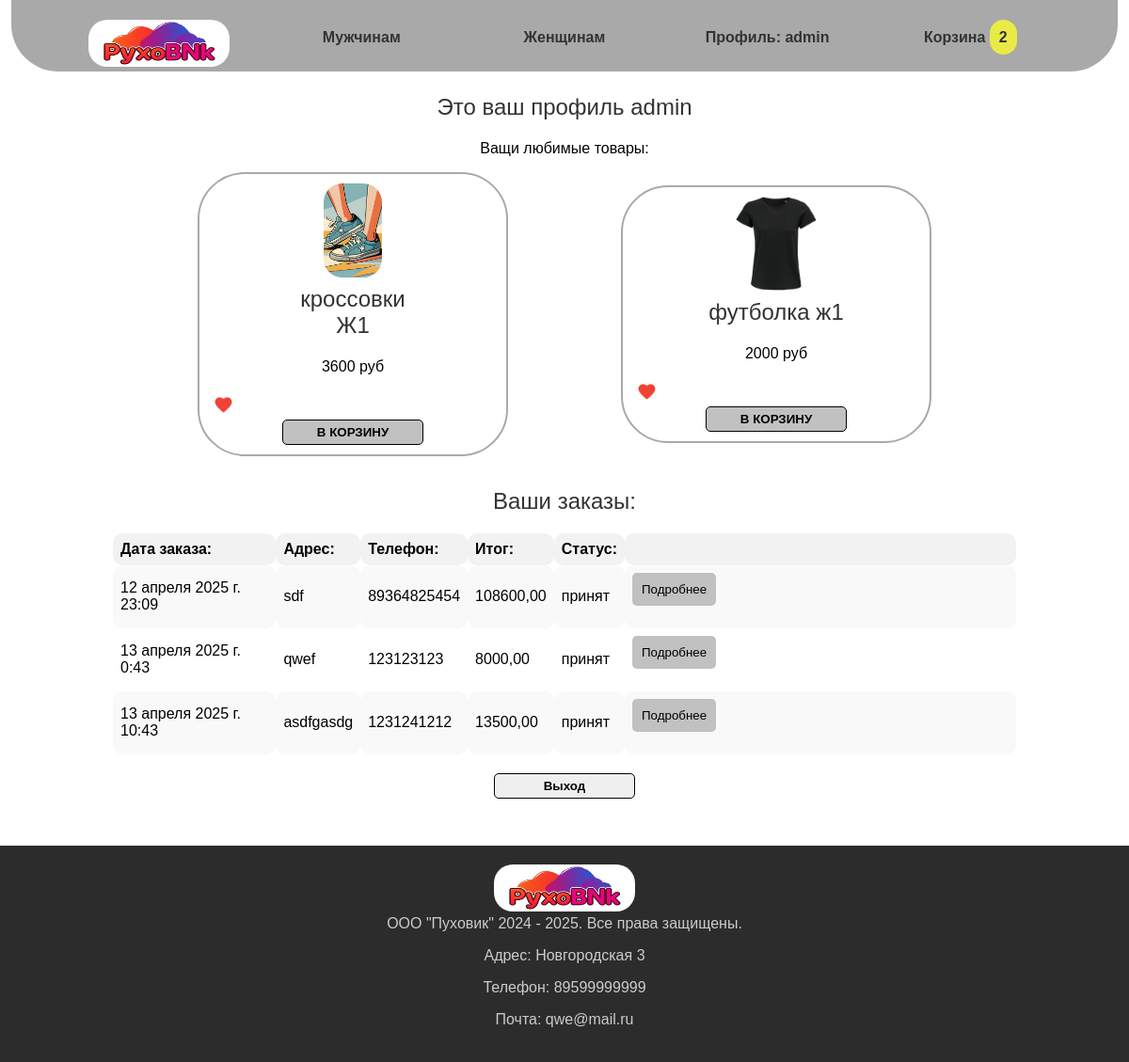
Before: /cabinet/ (signed in) with the older database file.
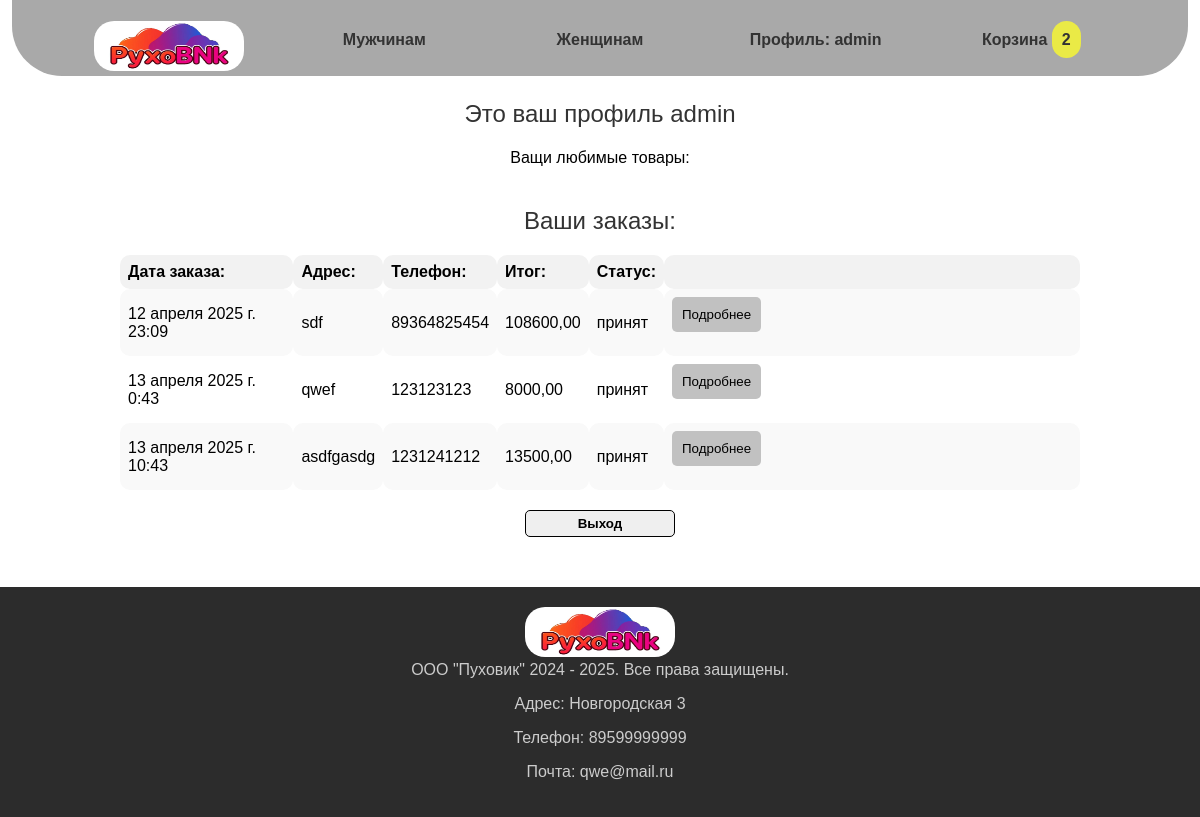
After: the same page with the newer database file.
### app/models.py (models this page shows, shortened)
class like(models.Model):
    user = models.ForeignKey(to=User, on_delete=models.CASCADE)
    tovar = models.ForeignKey(to=Tovar, on_delete=models.CASCADE)

class Tovar(models.Model):
    group = models.ForeignKey(to=Group ,blank=True, null=True, on_delete=models.SET_NULL)
    name = models.CharField(max_length=50, verbose_name='Название')
    price = models.IntegerField(verbose_name='Цена', default=0)
    colors = models.ForeignKey(to=Colors, blank=True, null=True, on_delete=models.SET_NULL)
    size = models.ManyToManyField(to=Size, verbose_name='Размер')
    image = models.FileField(verbose_name='Изображение', upload_to='img/', null=True, blank=True)
    discount = models.IntegerField(verbose_name='Скидка', null=True, blank=True, default=0)
    category = models.ForeignKey(to=Category, on_delete=models.SET_NULL, null=True, blank=True)

class Order(models.Model):
    user = models.ForeignKey(to=User, on_delete=models.CASCADE)
    adress = models.CharField(verbose_name='Адрес', max_length=1000)
    email = models.EmailField(verbose_name='Email')
    tel = models.CharField(verbose_name='Телефон', max_length=20)
    tovars = models.ManyToManyField(to=Tovar)
    status = models.ForeignKey(to=Status, on_delete=models.SET_NULL, null=True, blank=True,verbose_name='Статус')
    total = models.DecimalField(max_digits=12,decimal_places=2,verbose_name='Итог')
    data = models.DateTimeField(auto_created=True, verbose_name='Дата',null=True, blank=True)
    zakaz = models.TextField(verbose_name='Заказ')

class Status(models.Model):
    name = models.CharField(max_length=100)
    def __str__(self):
        return self.name

### app/views.py (the view)
# urls.py: path('cabinet/', views.cabinet, name='cabinet'),
def cabinet(request):
    orders = Order.objects.filter(user_id=request.user.id)
    likes = like.objects.filter(user_id=request.user.id)
    carts = Cart.objects.filter(user_id=request.user.id)
    c = 0
    for one in carts:
        c += one.count
    data = {'orders':orders,'carts':carts,'likes':likes,'c':c}
    return render(request,'cabinet.html', data)

### templates/cabinet.html (shortened to what this page needs)
{% extends 'index.html' %}
{% load static %}
{% block head %}
    <link rel="stylesheet" href={% static 'css/menu.css' %}>
    <link rel="stylesheet" href={% static 'css/catalog.css' %}>
    <link rel="stylesheet" href={% static 'css/login.css' %}>
    <link rel="stylesheet" href={% static 'css/cabinet.css' %}>
{% endblock %}
{%  block content %}
    <h3>Это ваш профиль {{ user.username }}</h3>
    <p>Ващи любимые товары:</p>
    <div class="main-catalog">
    {% for one in likes %}
        <div class="card">
                    <img src="{% static one.tovar.image %}" alt="" height="100px" width="auto">
                    <h3 class="incard_name">{{ one.tovar.name }}</h3>
                    <p>{{ one.tovar.price }} руб</p>
                    {% if user.is_authenticated %}
                        {% if one.tovar.like_set.values %}
                            <img class='like' src="{% static 'img/like.jpg' %}" alt="" id = {{ one.tovar.id }}  >
                        {% else %}
                            <img class='like' src="{% static 'img/nolike.jpg' %}" alt="" id = {{ one.tovar.id }}  >
                        {% endif %}
                        <a href="{% url 'buy' one.tovar.id %}">
                            <button class="butcart">В КОРЗИНУ</button>
                        </a>
                    {% endif %}
        </div>
    {% endfor %}
    </div>
    <h3>Ваши заказы: </h3>
    <table>
    <tr>
        <th>Дата заказа:</th>
        <th>Адрес:</th>
        <th>Телефон:</th>
        <th>Итог:</th>
        <th>Статус:</th>
        <th></th>
    </tr>
    {% for one in orders %}
        <tr>
        <td>{{ one.data }}</td>
        <td>{{ one.adress }}</td>
        <td>{{ one.tel }}</td>
        <td>{{ one.total }}</td>
        <td>{{ one.status }}</td>
        <td id="full">
        <button onclick="f2('{{ one.id }}', '{{ one.zakaz }}')">Подробнее</button>
        </td>
        </tr>
    {% endfor %}
    </table>
    <a><form action="{% url 'logout' %}" method="post">
            <input class="butcart" type="submit" value="Выход">
        </form>
    </a>
{% endblock %}

Changed rows visible on the page:
removed like: tovar.image (picture), tovar.name "кроссовки Ж1", tovar.price "3600"
removed like: tovar.image (picture), tovar.name "футболка ж1", tovar.price "2000"
